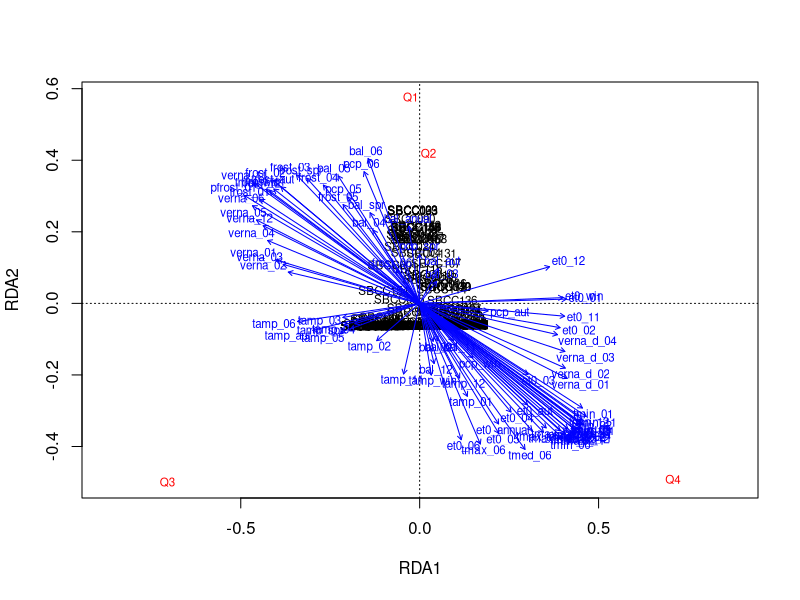
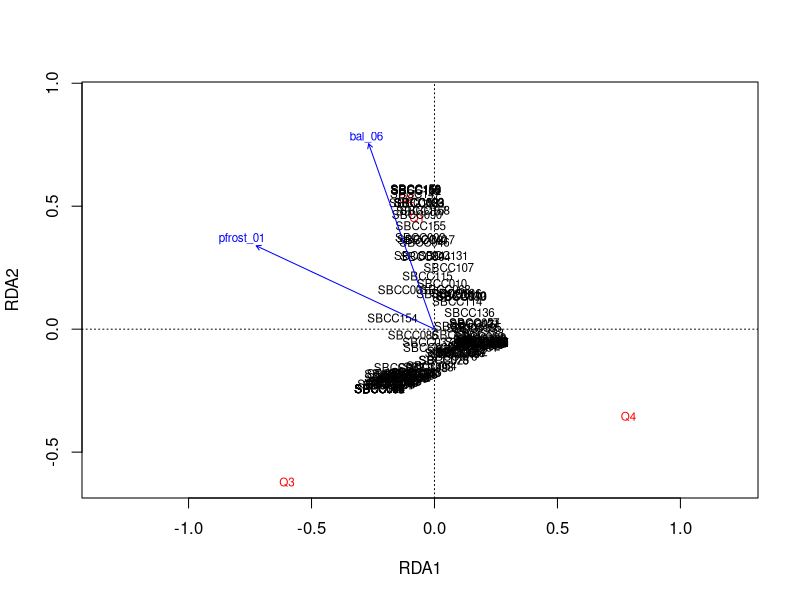
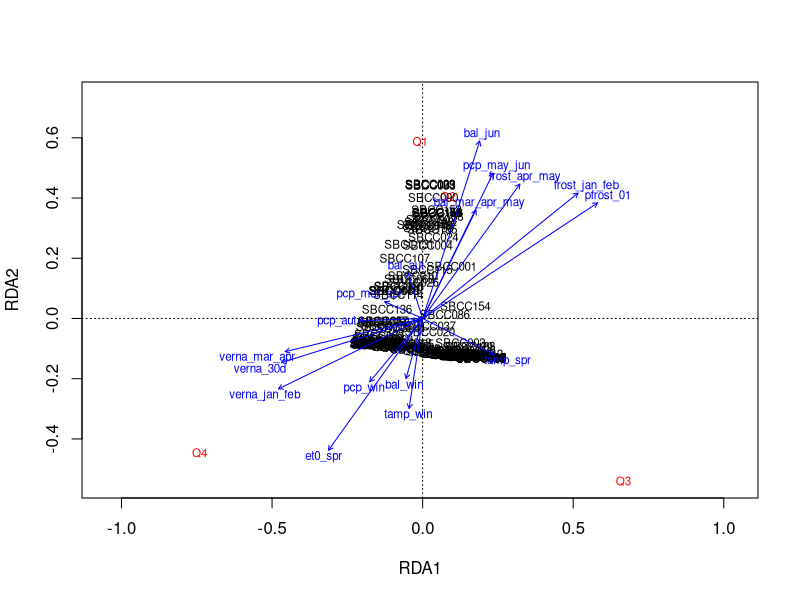
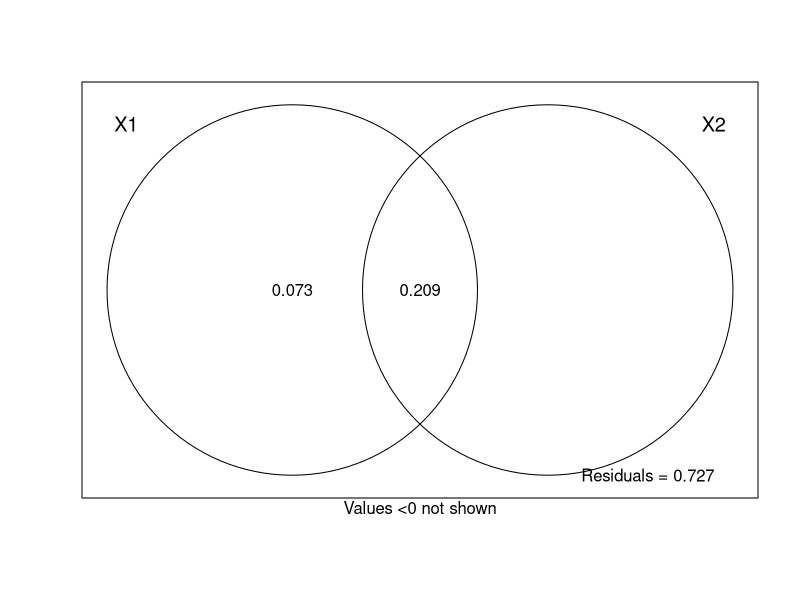

Here is the R script that generated these plots, in order:
## ---- chunk 1
library(knitr)
knitr::opts_chunk$set(eval=TRUE, cache=FALSE, message=FALSE, warning=FALSE, 
                      comment = "", results="markup")
## ---- chunk 2
library(vegan)
## ---- chunk 3

#Input data, (Q matrix, all geographic and agro-climatic variables for all accessions)
SBCC <- read.table("RDA/RDA_complete.tsv", header = TRUE)

#Probabilities derived from structure, 4 populations or germplasm groups
Cluster <- SBCC[,c("Q1","Q2","Q3","Q4")]

#Dummy variables
Dummies <- SBCC[,6:17]

#All explanatory variables, environmental, geographic, dummies
EnvGeoDum<-SBCC[,6:ncol(SBCC)]

#Just geographic variables
Geo <- SBCC[,c("altitude","utmx","utmy")]

#Just environmental variables, all, non-standardized
Env <- SBCC[,21:ncol(SBCC)]
head(SBCC)

#Input data for a third redundancy analysis. Input of set of variables chosen by cluster analysis, 17 agro-climatic, plus 3 geographic and 12 dummies; they are already standardized

#Input data, (Q matrix, all geographic and agro-climatic variables for all accessions)
SBCCc<- read.table("RDA/RDA3.tsv", header = TRUE)

#All variables, geographical, dummies, environmental, all standardized
Allc<-SBCCc[,c("dummy_01","dummy_02","dummy_03","dummy_04","dummy_05","dummy_06","dummy_07",
             "dummy_08","dummy_09","dummy_10","dummy_11","dummy_12","lon","lat","alt",
             "verna_30d","verna_jan_feb","verna_mar_apr","pfrost_01","pcp_aut","pcp_win",
             "pcp_mar_apr","pcp_may_jun","frost_jan_feb","frost_apr_may","tamp_win",
             "tamp_spr","et0_spr","bal_aut","bal_win","bal_jun","bal_mar_apr_may")]

#Just dummies
Dummyc<-SBCCc[,c("dummy_01","dummy_02","dummy_03","dummy_04","dummy_05","dummy_06","dummy_07",
             "dummy_08","dummy_09","dummy_10","dummy_11","dummy_12")]

#Just geographic
Geoc<-SBCCc[,c("lon","lat","alt")]

#Just environmental (agro-climatic)
Envc<-SBCCc[,c("verna_30d","verna_jan_feb","verna_mar_apr","pfrost_01","pcp_aut","pcp_win",
             "pcp_mar_apr","pcp_may_jun","frost_jan_feb","frost_apr_may","tamp_win",
             "tamp_spr","et0_spr","bal_aut","bal_win","bal_jun","bal_mar_apr_may")]

#Just probabilities derived from structure, 4 populations or germplasm groups
Clusterc <- SBCCc[,c("Q1","Q2","Q3","Q4")]
## ---- chunk 4
#Standardization of variables
scaled.EnvGeoDum<-scale(EnvGeoDum)
scaledEnvGeoDum.df<-as.data.frame(scaled.EnvGeoDum)

scaled.env<-scale(Env)
scaledenv.df <- as.data.frame(scaled.env)

scaled.geo<-scale(Geo)
scaledgeo.df <- as.data.frame(scaled.geo)
## ---- chunk 5
#Redundancy analysis, complete data set
SBCC_RDA<-rda(Cluster,scaledenv.df,scale=F)

#Stepwise selection of variables, complete data, environmental, geographic and dummy variables
RDA1<-rda(Cluster~1,scaledEnvGeoDum.df)
RDA2<-rda(Cluster~.,scaledEnvGeoDum.df)
step.forward<-ordistep(RDA1,scope=formula(RDA2), direction="forward",perm.max=200,pstep=999)

#Redundancy analysis, complete data reduced to env variables selected by forward selection, until first dummy variable entered in the model
SBCC_RDA_red<-rda(Cluster~pfrost_01+bal_06, data=scaledenv.df)
## ---- chunk 6
#variance inflation ratio, above 10 indicates multicolinearity
vif.cca(SBCC_RDA)
vif.cca(SBCC_RDA_red)

#R-squared, raw and adjusted, explained by rda
RsquareAdj(SBCC_RDA_red)
RsquareAdj(SBCC_RDA)
## ---- chunk 7
#Triplot of rda results, check scaling options in help file
plot(SBCC_RDA,type="text", scaling=0)
plot(SBCC_RDA_red,type="text", scaling=0)
## ---- chunk 8
#Redundancy analysis, complete data set
SBCCc_RDA<-rda(Clusterc,Envc,scale=F)
## ---- chunk 9
#variance inflation ratio, above 10 indicates multicolinearity
vif.cca(SBCCc_RDA)

#R-squared, raw and adjusted, explained by rda
RsquareAdj(SBCCc_RDA)
## ---- chunk 10
#Triplot of rda results, check scaling options in help file
plot(SBCCc_RDA,type="text", scaling=0)
## ---- chunk 11
#Variance explained by different fractions of variables
#1
anova(SBCCc_RDA)
#2
anova.cca(rda(Clusterc,Geoc,Envc),step=1000)
#3
anova.cca(rda(Clusterc,Envc,Geoc),step=1000)
## ---- chunk 12
# Variation partitioning
spe.part <- varpart(Clusterc, Envc, Geoc)
spe.part
plot(spe.part, digits=2)
## ---- chunk 13
# Test of fractions [a+b], only environmental variables
anova.cca(rda(Clusterc, Envc), step=1000)
# Test of fractions [b+c], only geographic variables
anova.cca(rda(Clusterc, Geoc), step=1000)
# Test of fractions [a+b+c], union of environmental and geographic
env.pars <- cbind(Envc, Geoc)
anova.cca(rda(Clusterc, env.pars), step=1000)
#Test of fraction [a], environmental variables, excluding variation shared with geographic
anova.cca(rda(Clusterc, Envc, Geoc), step=1000)
#Test of fraction [c], geographic variables, excluding variation shared with environmental (b)
anova.cca(rda(Clusterc, Geoc, Envc), step=1000)
## ---- chunk 14
Scores<-scores(SBCCc_RDA)
Summaries<-summary(SBCCc_RDA)
write.table(Scores$sites,'RDA/scores_genotypes.txt', sep='\t')
write.table(Summaries$biplot,'RDA/scores_env.txt', sep='\t')
write.table(Scores$species,'RDA/scores_germplasmgroups.txt', sep='\t')
